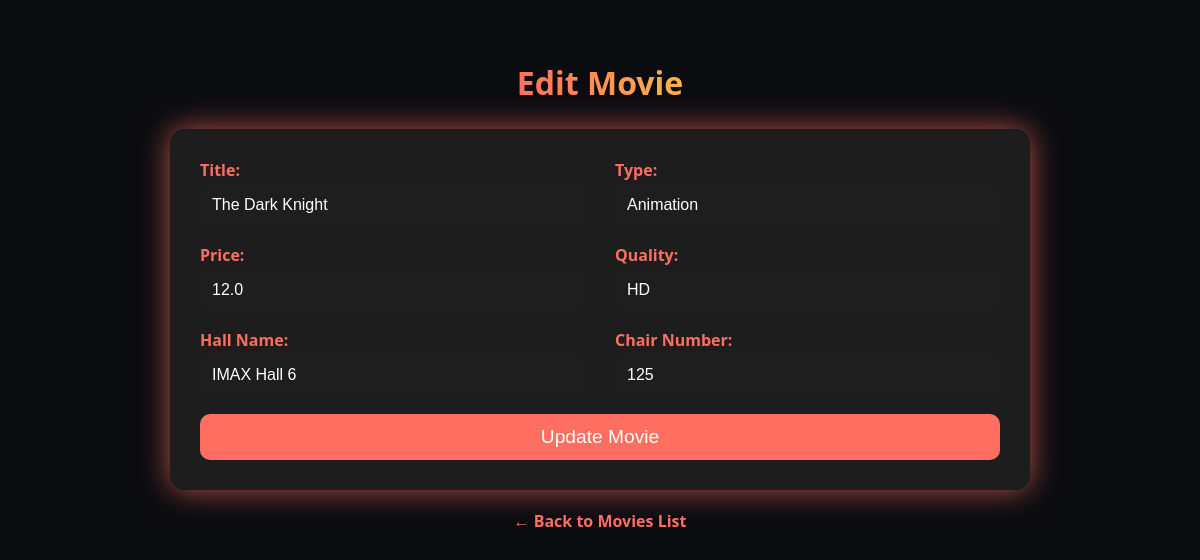
/edit_movie/4, run on the app's committed database.
### app/models/movie.py (models this page shows, shortened)
class Movie(db.Model):
    __tablename__ = "movie"
    movie_id = db.Column(db.Integer, primary_key=True)
    movie_name = db.Column(db.String(255), nullable=False)
    type = db.Column(db.String(100), nullable=False)
    price = db.Column(db.Float, default=0.0)
    quality = db.Column(db.String(50), nullable=False)
    rating = db.Column(db.Float, nullable=True)
    year = db.Column(db.Integer, nullable=True)
    director = db.Column(db.String(255), nullable=True)
    role = db.Column(db.String(255), nullable=True)
    time_watching = db.Column(db.Integer, nullable=True)  # in minutes
    image = db.Column(db.String(255), nullable=True)  # store filename or URL
    chair_number = db.Column(db.Integer, nullable=True)
    hall_name = db.Column(db.String(255), nullable=True)
    trailer_url = db.Column(db.String(255))  # YouTube link (optional)
    trailer_file = db.Column(db.String(255))

### app/routes/movies_fr_routes.py (the view, shortened to what this page needs)
@movie_fr_bp.route("/edit_movie/<int:movie_id>", methods=["GET", "POST"])
def edit_movie(movie_id):
    movie = Movie.query.get_or_404(movie_id)
    return render_template("edit-movie.html", movie=movie)

### app/templates/edit-movie.html (shortened to what this page needs)
<!DOCTYPE html>
<html lang="en">
<head>
    <link rel="stylesheet" href="{{ url_for('static', filename='css/edit.css') }}">
</head>
<body>
    <div class="edit-container">
        <h1>Edit Movie</h1>
        <form method="POST" class="edit-form">
            <div class="form-field">
                <label for="movie_name">Title:</label>
                <input id="movie_name" type="text" name="movie_name" value="{{ movie.movie_name }}" required>
            </div>
            <div class="form-field">
                <label for="type">Type:</label>
                <input id="type" type="text" name="type" value="{{ movie.type }}" required>
            </div>
            <div class="form-field">
                <label for="price">Price:</label>
                <input id="price" type="number" step="0.01" name="price" value="{{ movie.price }}" required>
            </div>
            <div class="form-field">
                <label for="quality">Quality:</label>
                <input id="quality" type="text" name="quality" value="{{ movie.quality }}" required>
            </div>
            <div class="form-field">
                <label for="hall_name">Hall Name:</label>
                <input type="text" name="hall_name" id="hall_name" value="{{ movie.hall_name or '' }}">
            </div>
            <div class="form-field">
                <label for="chair_number">Chair Number:</label>
                <input type="text" name="chair_number" id="chair_number" value="{{ movie.chair_number or '' }}">
            </div>
            <button type="submit" class="btn-update">Update Movie</button>
        </form>
        <a href="{{ url_for('movie_fr_bp.list_movies') }}" class="back-link">← Back to Movies List</a>
    </div>
</body>
</html>

### app/static/css/edit.css (style rules this page uses)
body { background-color: #0b0c10; color: #e0e0e0; font-family: 'Segoe UI', Tahoma, Geneva, Verdana, sans-serif; margin: 0; padding: 20px; }
.edit-container { display: flex; flex-direction: column; align-items: center; min-height: 100vh; padding-top: 20px; }
.edit-container h1 { font-size: 2rem; margin-bottom: 25px; background: linear-gradient(90deg, #ff6f61, #ffb347); -webkit-background-clip: text; -webkit-text-fill-color: transparent; }
.edit-form { display: grid; grid-template-columns: repeat(auto-fit, minmax(250px, 1fr)); gap: 20px 30px; background: rgba(30, 30, 30, 0.95); padding: 30px; border-radius: 15px; box-shadow: 0 0 30px rgba(255, 111, 97, 0.7); max-width: 800px; width: 100%; }
.form-field { display: flex; flex-direction: column; }
.form-field label { margin-bottom: 5px; font-weight: bold; color: #ff6f61; }
.form-field input { padding: 10px 12px; border-radius: 8px; border: none; background: #1e1e1e; color: #fff; font-size: 1rem; transition: all 0.3s; }
.btn-update { grid-column: 1 / -1; padding: 12px 20px; background: #ff6f61; border: none; border-radius: 10px; font-size: 1.2rem; color: #fff; cursor: pointer; transition: background 0.3s; }
.back-link { display: inline-block; margin-top: 20px; color: #ff6f61; text-decoration: none; font-weight: bold; transition: color 0.3s; }

### data on the page
Movie: movie_name "The Dark Knight", type "Animation", price "12.0", quality "HD", hall_name "IMAX Hall 6", chair_number "125"
